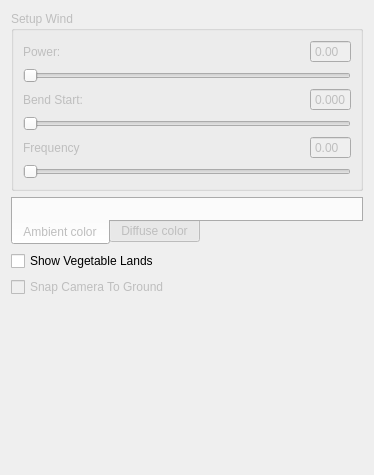
<?xml version="1.0" encoding="UTF-8"?>
<ui version="4.0">
 <class>CVegetableLandscapePage</class>
 <widget class="QWidget" name="CVegetableLandscapePage">
  <property name="geometry">
   <rect>
    <x>0</x>
    <y>0</y>
    <width>374</width>
    <height>475</height>
   </rect>
  </property>
  <property name="windowTitle">
   <string>Form</string>
  </property>
  <layout class="QGridLayout" name="gridLayout_4">
   <item row="0" column="0" colspan="2">
    <widget class="QGroupBox" name="windGroupBox">
     <property name="enabled">
      <bool>false</bool>
     </property>
     <property name="title">
      <string>Setup Wind</string>
     </property>
     <layout class="QGridLayout" name="gridLayout_3">
      <property name="spacing">
       <number>5</number>
      </property>
      <item row="0" column="0">
       <layout class="QHBoxLayout" name="horizontalLayout">
        <item>
         <widget class="QLabel" name="label">
          <property name="text">
           <string>Power:</string>
          </property>
          <property name="buddy">
           <cstring>powerHorizontalSlider</cstring>
          </property>
         </widget>
        </item>
        <item>
         <spacer name="horizontalSpacer">
          <property name="orientation">
           <enum>Qt::Horizontal</enum>
          </property>
          <property name="sizeHint" stdset="0">
           <size>
            <width>40</width>
            <height>20</height>
           </size>
          </property>
         </spacer>
        </item>
        <item>
         <widget class="QDoubleSpinBox" name="powerDoubleSpinBox">
          <property name="readOnly">
           <bool>true</bool>
          </property>
          <property name="buttonSymbols">
           <enum>QAbstractSpinBox::NoButtons</enum>
          </property>
          <property name="maximum">
           <double>10.000000000000000</double>
          </property>
         </widget>
        </item>
       </layout>
      </item>
      <item row="1" column="0">
       <widget class="QSlider" name="powerHorizontalSlider">
        <property name="maximum">
         <number>1000</number>
        </property>
        <property name="orientation">
         <enum>Qt::Horizontal</enum>
        </property>
       </widget>
      </item>
      <item row="2" column="0">
       <layout class="QHBoxLayout" name="horizontalLayout_2">
        <item>
         <widget class="QLabel" name="label_2">
          <property name="text">
           <string>Bend Start:</string>
          </property>
          <property name="buddy">
           <cstring>bendStartHorizontalSlider</cstring>
          </property>
         </widget>
        </item>
        <item>
         <spacer name="horizontalSpacer_2">
          <property name="orientation">
           <enum>Qt::Horizontal</enum>
          </property>
          <property name="sizeHint" stdset="0">
           <size>
            <width>40</width>
            <height>20</height>
           </size>
          </property>
         </spacer>
        </item>
        <item>
         <widget class="QDoubleSpinBox" name="bendStartDoubleSpinBox">
          <property name="readOnly">
           <bool>true</bool>
          </property>
          <property name="buttonSymbols">
           <enum>QAbstractSpinBox::NoButtons</enum>
          </property>
          <property name="decimals">
           <number>3</number>
          </property>
          <property name="maximum">
           <double>1.000000000000000</double>
          </property>
         </widget>
        </item>
       </layout>
      </item>
      <item row="3" column="0">
       <widget class="QSlider" name="bendStartHorizontalSlider">
        <property name="maximum">
         <number>1000</number>
        </property>
        <property name="orientation">
         <enum>Qt::Horizontal</enum>
        </property>
       </widget>
      </item>
      <item row="4" column="0">
       <layout class="QHBoxLayout" name="horizontalLayout_3">
        <item>
         <widget class="QLabel" name="label_3">
          <property name="text">
           <string>Frequency</string>
          </property>
          <property name="buddy">
           <cstring>frequencyHorizontalSlider</cstring>
          </property>
         </widget>
        </item>
        <item>
         <spacer name="horizontalSpacer_3">
          <property name="orientation">
           <enum>Qt::Horizontal</enum>
          </property>
          <property name="sizeHint" stdset="0">
           <size>
            <width>40</width>
            <height>20</height>
           </size>
          </property>
         </spacer>
        </item>
        <item>
         <widget class="QDoubleSpinBox" name="frequiencyDoubleSpinBox">
          <property name="readOnly">
           <bool>true</bool>
          </property>
          <property name="buttonSymbols">
           <enum>QAbstractSpinBox::NoButtons</enum>
          </property>
          <property name="maximum">
           <double>10.000000000000000</double>
          </property>
         </widget>
        </item>
       </layout>
      </item>
      <item row="5" column="0">
       <widget class="QSlider" name="frequencyHorizontalSlider">
        <property name="maximum">
         <number>1000</number>
        </property>
        <property name="orientation">
         <enum>Qt::Horizontal</enum>
        </property>
       </widget>
      </item>
     </layout>
    </widget>
   </item>
   <item row="1" column="0" colspan="2">
    <widget class="QTabWidget" name="colorTabWidget">
     <property name="enabled">
      <bool>false</bool>
     </property>
     <property name="sizePolicy">
      <sizepolicy hsizetype="Expanding" vsizetype="Preferred">
       <horstretch>0</horstretch>
       <verstretch>0</verstretch>
      </sizepolicy>
     </property>
     <property name="tabPosition">
      <enum>QTabWidget::South</enum>
     </property>
     <property name="currentIndex">
      <number>0</number>
     </property>
     <widget class="QWidget" name="tab">
      <attribute name="title">
       <string>Ambient color</string>
      </attribute>
      <layout class="QGridLayout" name="gridLayout_2">
       <item row="0" column="0">
        <widget class="NLQT::CColorEditWidget" name="ambientColorwidget" native="true"/>
       </item>
      </layout>
     </widget>
     <widget class="QWidget" name="tab_2">
      <attribute name="title">
       <string>Diffuse color</string>
      </attribute>
      <layout class="QGridLayout" name="gridLayout">
       <item row="0" column="0">
        <widget class="NLQT::CColorEditWidget" name="diffuseColorWidget" native="true"/>
       </item>
      </layout>
     </widget>
    </widget>
   </item>
   <item row="2" column="0">
    <widget class="QCheckBox" name="showLandscapeCheckBox">
     <property name="text">
      <string>Show Vegetable Lands</string>
     </property>
    </widget>
   </item>
   <item row="3" column="0">
    <widget class="QCheckBox" name="snapCameraToGroundCheckBox">
     <property name="enabled">
      <bool>false</bool>
     </property>
     <property name="text">
      <string>Snap Camera To Ground</string>
     </property>
    </widget>
   </item>
   <item row="4" column="0">
    <spacer name="verticalSpacer">
     <property name="orientation">
      <enum>Qt::Vertical</enum>
     </property>
     <property name="sizeHint" stdset="0">
      <size>
       <width>20</width>
       <height>168</height>
      </size>
     </property>
    </spacer>
   </item>
  </layout>
 </widget>
 <customwidgets>
  <customwidget>
   <class>NLQT::CColorEditWidget</class>
   <extends>QWidget</extends>
   <header>color_edit_widget.h</header>
   <container>1</container>
  </customwidget>
 </customwidgets>
 <tabstops>
  <tabstop>powerHorizontalSlider</tabstop>
  <tabstop>bendStartHorizontalSlider</tabstop>
  <tabstop>frequencyHorizontalSlider</tabstop>
  <tabstop>colorTabWidget</tabstop>
  <tabstop>showLandscapeCheckBox</tabstop>
  <tabstop>snapCameraToGroundCheckBox</tabstop>
  <tabstop>powerDoubleSpinBox</tabstop>
  <tabstop>bendStartDoubleSpinBox</tabstop>
  <tabstop>frequiencyDoubleSpinBox</tabstop>
 </tabstops>
 <resources/>
 <connections/>
</ui>
